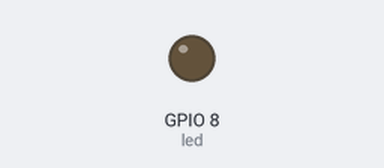
This sketch was run on a simulated ESP32-C3. Shown: output pins drawn as LEDs (lit = HIGH). WiFi joins after 1.5 s; servers stay silent unless stated. At 11.5 s the program puts the board to deep sleep or switches it off; the recording ends there.

Above: at 0.1 s.
At 0.6 s:
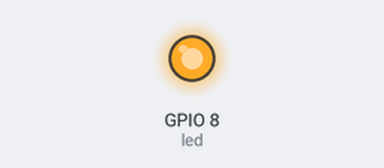
Timing chart, 0 to 11.5 s (numbered marks = the images above):
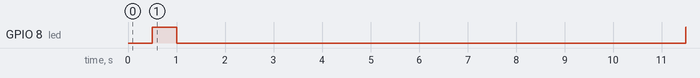

Measured:
- by itself, GPIO 8 (led): LOW → HIGH at 0.50 s, → LOW 0.50 s later, → HIGH 10.5 s later

The sketch:

acordar_com_pino.ino
```cpp
#include "esp_sleep.h"
#include "driver/gpio.h"
#include <WiFi.h>

const char *ssid = "REDE";
const char *password = "SENHA";

#define pino_acordar 2
#define led 8

void setup() {

  pinMode(led, OUTPUT);
  pinMode(pino_acordar, INPUT);

  WiFi.begin(ssid, password);

  while (WiFi.status() != WL_CONNECTED) {
    delay(500);
    digitalWrite(led, !digitalRead(led));
  }

  digitalWrite(led, LOW);
  delay(10000);
  digitalWrite(led, HIGH);

  esp_deep_sleep_enable_gpio_wakeup(1ULL << pino_acordar, ESP_GPIO_WAKEUP_GPIO_LOW);  //ESP32 C3
  //esp_sleep_enable_ext0_wakeup((gpio_num_t)pino_acordar, 0);//ESP32 e ESP32


  esp_deep_sleep_start();

}

void loop() {

}
```
